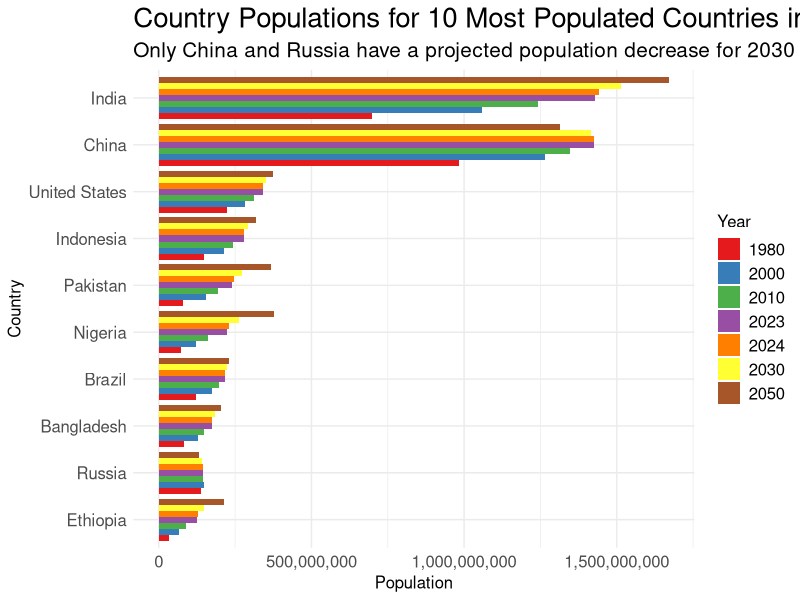

The R script that drew this image: (Note: this script raises an error after producing the figure.)
## ---- chunk 1
#| label: setup
#| message: false

library(tidyverse)
## ---- chunk 2
#| label: plot

# Makes a variable for the data
original_data <- read_csv("2024Populations.csv", show_col_types = FALSE)

# Takes only the 10 most populated countries in 2024 (slice_head), then reorders it so that the data is ascending (mutate 1), then takes the population columns and makes them each a row (pivot_longer and mutate 2).
plot_data <- original_data |>
  slice_head(n = 10) |>
    mutate(country = fct_reorder(country, pop2024, .desc = FALSE)) |>
      pivot_longer(cols = starts_with("pop"), names_to = "year", values_to = "population") |>
        mutate(year = str_replace(year, "pop", ""))

# Makes the actual bar plot (ggplot and geom_bar), changes the x-axis labels to comma format (scale_x_continuous), changes the bar colors (scale_fill_brewer), adds labels like a title, subtitle, etc. (labs), and changes the theme (theme_minimal).
# Not adding caption in labs() because there will be a separate "Sources" page.
country_pop <- ggplot(plot_data, aes(x = population, y = country, fill = year)) +
  geom_bar(stat = "identity", position = "dodge") +
    scale_x_continuous(labels = scales::comma_format()) +
      scale_fill_brewer(palette = "Set1") +
        labs(title = "Country Populations for 10 Most Populated Countries in 2024",
             subtitle = "Only China and Russia have a projected population decrease for 2030 and 2050",
             x = "Population",
             y = "Country",
             fill = "Year") +
          theme_minimal() +
            theme(plot.title = element_text(size = 20),
                  plot.subtitle = element_text(size = 15),
                  legend.text = element_text(size = 12),
                  legend.title = element_text(size = 12),
                  axis.text = element_text(size = 12),
                  axis.title = element_text(size = 12))

# Saved graph as a png file
ggsave("country-pop.png", country_pop, width = 10, height = 10, units = "in")

# Displayed graph on website
knitr::include_graphics("country-pop.png")
